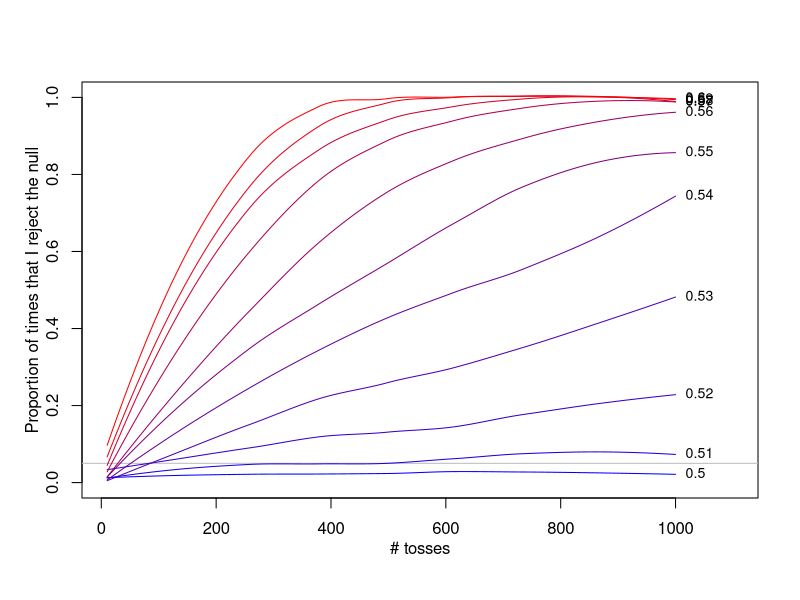
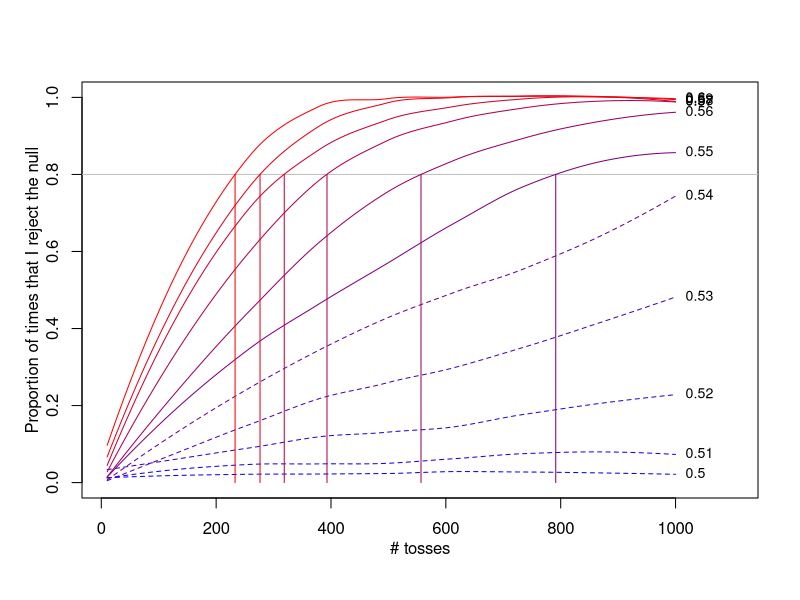
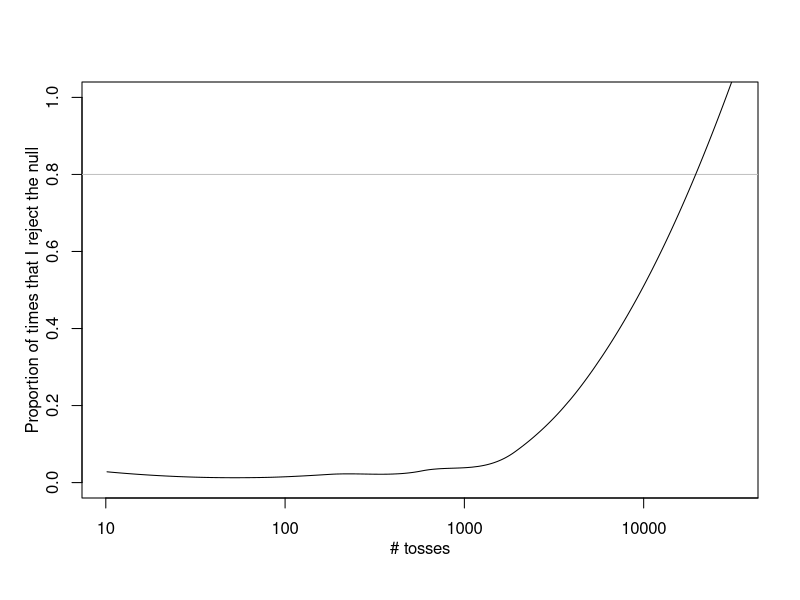

Here is the R script that generated these plots, in order:
pbinom(6-1,10,.5,lower.tail=FALSE)
pbinom(60-1,100,.5,lower.tail=FALSE)
pbinom(600-1,1000,.5,lower.tail=FALSE)

#########################################################
f<-function(N,bias=.5) {
    x<-rbinom(N,1,bias)
                                        #m<-lm(x~1)
                                        #est<-summary(m)$coef[1,]
                                        #z<-(est[1]-0.5)/est[2]
                                        #p<-pnorm(abs(z),lower.tail=FALSE)
                                        #2*p #two-tailed test
    2*pbinom(sum(x)-1,length(x),.5,lower.tail=FALSE)
}

#########################################################
tab<-list()
for (N in 1:3) {
    p<-numeric()
    for (i in 1:1000) p[i]<-f(10^N)
    tab[[as.character(N)]]<-c(10^N,mean(p<.05))
}
tab0<-do.call("rbind",tab)

tab<-list()
for (N in 1:3) {
    p<-numeric()
    for (i in 1:1000) p[i]<-f(10^N,bias=0.6)
    tab[[as.character(N)]]<-c(10^N,mean(p<.05))
}
tab1<-do.call("rbind",tab)

#########################################################
N<-sort(runif(5000,10,1000))
p<-list()
for (d in seq(0,.1,by=.01)) p[[as.character(d)]]<-sapply(N,f,bias=.5+d)

par(mgp=c(2,1,0))
plot(NULL,xlim=c(10,1100),ylim=0:1,xlab="# tosses",ylab="Proportion of times that I reject the null")
abline(h=.05,col='gray')
cols<-colorRampPalette(c("blue", "red"))( length(p))
for (i in 1:length(p)) {
    m0<-loess(p[[i]]<.05 ~ N)
    lines(N,m0$fitted,lty=1,col=cols[i])
    nn<-length(N)
    text(N[nn],m0$fitted[nn],.5+as.numeric(names(p)[i]),pos=4,cex=.85)
}

par(mgp=c(2,1,0))
plot(NULL,xlim=c(10,1100),ylim=0:1,xlab="# tosses",ylab="Proportion of times that I reject the null")
abline(h=.8,col='gray')
cols<-colorRampPalette(c("blue", "red"))( length(p))
for (i in 1:length(p)) {
    m0<-loess(p[[i]]<.05 ~ N)
    ii<-which.min(abs(m0$fitted-.8)+ifelse(m0$fitted<.8,100,0))
    if (m0$fitted[ii]>.8) {
        nn<-N[ii]
        segments(N[ii],0,N[ii],.8,col=cols[i])
        lty<-1
    } else lty<-2
    lines(N,m0$fitted,lty=lty,col=cols[i])
    nn<-length(N)
    text(N[nn],m0$fitted[nn],.5+as.numeric(names(p)[i]),pos=4,cex=.85)
}



#########################################################
##small effect
N<-sort(runif(500,1,4.5))
p<-sapply(10^N,f,bias=.5+.01)

plot(NULL,xlim=range(N),ylim=0:1,xlab="# tosses",ylab="Proportion of times that I reject the null",xaxt='n')
axis(side=1,at=1:5,labels=c("10","100","1000","10000","100000"))
abline(h=.8,col='gray')
m0<-loess(p<.05 ~ N)
lines(N,m0$fitted,lty=1,col='black')
